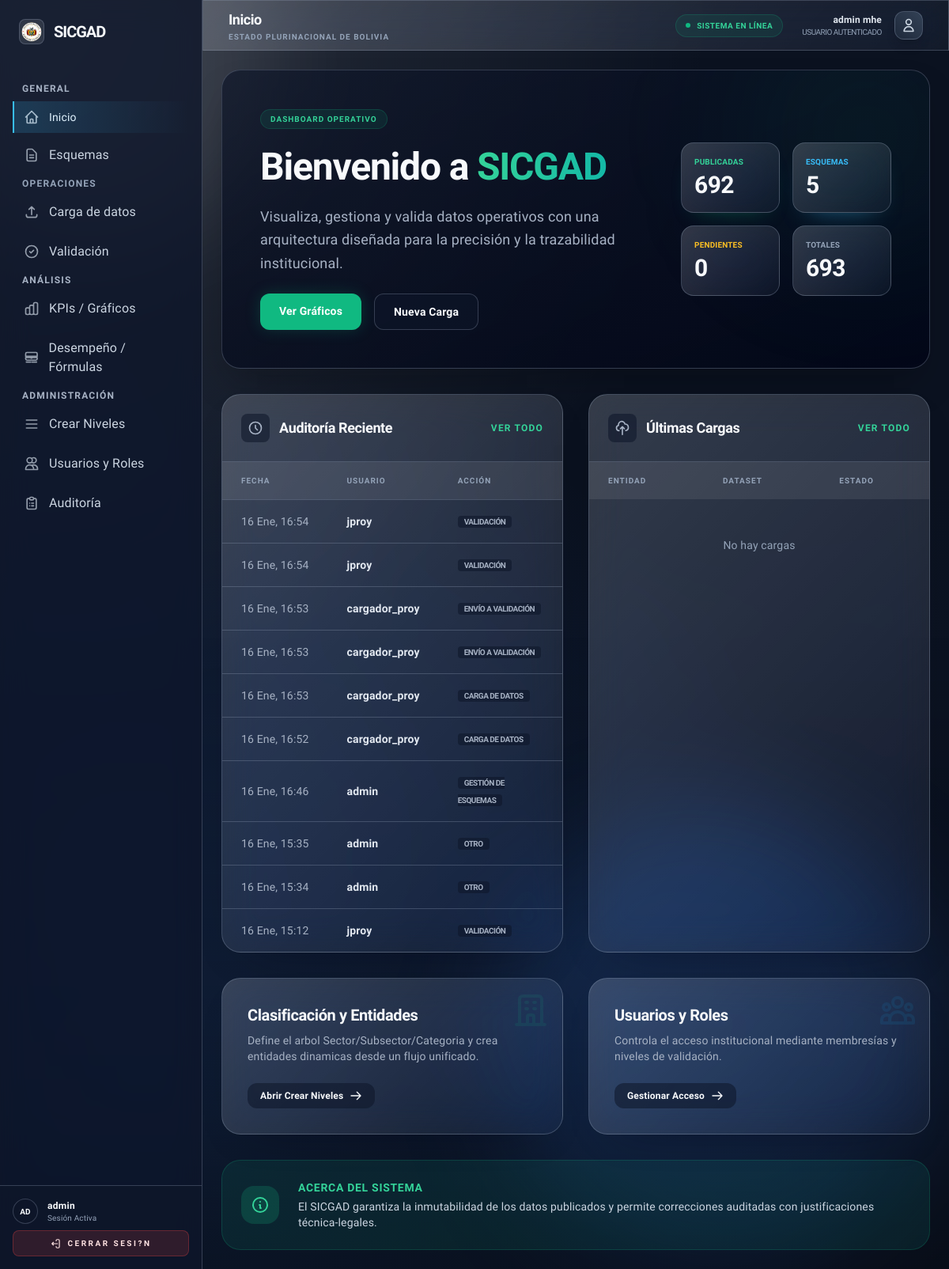
The app's page /home/ (signed in), older data.
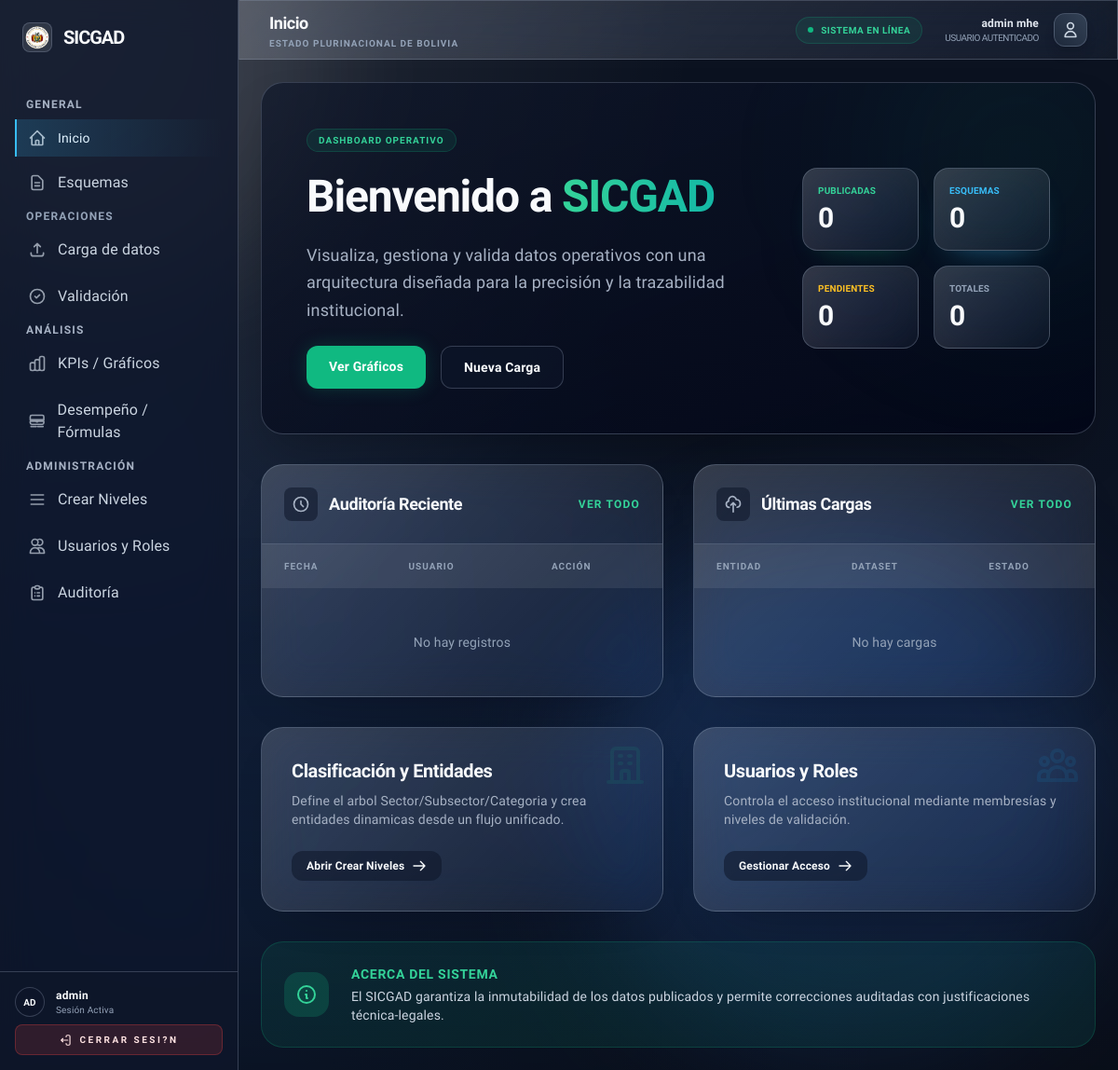
The same page, newer data.
### audit/models.py (models this page shows, shortened)
class AuditLog(models.Model):
    ACTION_CHOICES = [
        ("UPLOAD", "Carga de datos"),
        ("SUBMIT", "Envío a validación"),
        ("VALIDATION", "Validación"),
        ("EDIT", "Corrección de datos"),
        ("DELETE", "Eliminación de datos"),
        ("USER", "Gestión de usuarios"),
        ("SCHEMA", "Gestión de esquemas"),
        ("OTHER", "Otro"),
    ]
    user = models.ForeignKey(
        settings.AUTH_USER_MODEL,
        null=True,
        blank=True,
        on_delete=models.SET_NULL,
        related_name="audit_logs",
    )
    username = models.CharField(max_length=150, blank=True)
    action = models.CharField(max_length=20, choices=ACTION_CHOICES, default="OTHER")
    module = models.CharField(max_length=50, blank=True)
    object_repr = models.CharField(max_length=255, blank=True)
    details = models.TextField(blank=True)
    created_at = models.DateTimeField(auto_now_add=True)
    class Meta:
        ordering = ["-created_at"]
        verbose_name = "Audit Log"
        verbose_name_plural = "Audit Logs"

### kpis/views.py (the view)
# urls.py: 2. Add a URL to urlpatterns:  path('', views.home, name='home')
@login_required
def home(request):
    user = request.user
    is_admin = False
    if user.is_authenticated:
        if user.is_superuser:
            is_admin = True
        else:
            is_admin = Membership.objects.filter(user=user, role="ADMIN", is_active=True).exists()
    total_schemas = DatasetType.objects.count()
    total_instances = DatasetInstance.objects.count()
    pending_instances = DatasetInstance.objects.filter(
        state__in=[DatasetInstance.STATE_SUBMITTED, DatasetInstance.STATE_VALIDATED_L1]
    ).count()
    published_instances = DatasetInstance.objects.filter(state=DatasetInstance.STATE_PUBLISHED).count()
    recent_logs = AuditLog.objects.select_related("user").order_by("-created_at")[:10]
    recent_instances = (
        DatasetInstance.objects.select_related("dataset_type", "entity")
        .order_by("-created_at")[:5]
    )
    return render(
        request,
        "kpis/home.html",
        {
            "is_admin": is_admin,
            "total_schemas": total_schemas,
            "total_instances": total_instances,
            "pending_instances": pending_instances,
            "published_instances": published_instances,
            "recent_logs": recent_logs,
        "recent_instances": recent_instances,
        },
    )

### templates/kpis/home.html (shortened to what the changed rows need)
{% extends "base.html" %}
{% block content %}
<div class="space-y-8 fade-in">
    <div class="relative overflow-hidden rounded-3xl bg-gradient-to-br from-slate-900 to-slate-950 border border-white/5 p-8 lg:p-12 shadow-2xl">
        <div class="relative z-10 flex flex-col md:flex-row items-center gap-8">
            <div class="flex-1 space-y-6">
                <h2 class="text-3xl lg:text-5xl font-header font-extrabold text-white tracking-tight leading-tight">
                    Bienvenido a <span class="text-transparent bg-clip-text bg-gradient-to-r from-emerald-400 to-teal-500">SICGAD</span>
                </h2>
            </div>
            <div class="w-full md:w-1/3 grid grid-cols-2 gap-4">
                <div class="glass-card p-4 rounded-2xl glow-emerald">
                    <p class="text-[10px] font-bold text-emerald-400 uppercase mb-1">Publicadas</p>
                    <p class="text-3xl font-header font-black text-white">{{ published_instances }}</p>
                </div>
                <div class="glass-card p-4 rounded-2xl glow-sky">
                    <p class="text-[10px] font-bold text-sky-400 uppercase mb-1">Esquemas</p>
                    <p class="text-3xl font-header font-black text-white">{{ total_schemas }}</p>
                </div>
                <div class="glass-card p-4 rounded-2xl">
                    <p class="text-[10px] font-bold text-slate-500 uppercase mb-1">Totales</p>
                    <p class="text-3xl font-header font-black text-white">{{ total_instances }}</p>
                </div>
            </div>
        </div>
    </div>
    <div class="grid lg:grid-cols-2 gap-8">
        <div class="glass-card rounded-3xl overflow-hidden flex flex-col">
            <div class="flex-1 overflow-x-auto">
                <table class="w-full text-left border-collapse">
                    <thead>
                        <tr class="bg-white/[0.02] text-[10px] font-black text-slate-500 uppercase tracking-widest">
                            <th class="px-6 py-4">Fecha</th>
                            <th class="px-6 py-4">Usuario</th>
                            <th class="px-6 py-4">Acción</th>
                        </tr>
                    </thead>
                    <tbody class="text-sm">
                        {% for log in recent_logs %}
                        <tr class="border-t border-white/5 hover:bg-white/[0.02] transition-colors">
                            <td class="px-6 py-4 text-slate-400 whitespace-nowrap">{{ log.created_at|date:"d M, H:i" }}</td>
                            <td class="px-6 py-4 font-semibold text-slate-200">{{ log.username|default:"Sistema" }}</td>
                            <td class="px-6 py-4">
                                <span class="px-2 py-0.5 rounded text-[10px] font-bold uppercase tracking-tighter bg-slate-800 text-slate-400">
                                    {{ log.get_action_display }}
                                </span>
                            </td>
                        </tr>
                        {% empty %}
                        <tr><td colspan="3" class="px-6 py-12 text-center text-slate-500">No hay registros</td></tr>
                        {% endfor %}
                    </tbody>
                </table>
            </div>
        </div>
        <div class="glass-card rounded-3xl overflow-hidden flex flex-col">
            <div class="flex-1 overflow-x-auto">
                <table class="w-full text-left border-collapse">
                    <thead>
                        <tr class="bg-white/[0.02] text-[10px] font-black text-slate-500 uppercase tracking-widest">
                            <th class="px-6 py-4">Entidad</th>
                            <th class="px-6 py-4">Dataset</th>
                            <th class="px-6 py-4">Estado</th>
                        </tr>
                    </thead>
                </table>
            </div>
        </div>
    </div>
</div>
{% endblock %}

Row changes from the older to the newer data that the page shows:
removed AuditLog: created_at "16 Ene, 16:54", username "jproy", action "VALIDACIÓN"
removed AuditLog: created_at "16 Ene, 16:54", username "jproy", action "VALIDACIÓN"
removed AuditLog: created_at "16 Ene, 16:53", username "cargador_proy", action "ENVÍO A VALIDACIÓN"
removed AuditLog: created_at "16 Ene, 16:53", username "cargador_proy", action "ENVÍO A VALIDACIÓN"
removed AuditLog: created_at "16 Ene, 16:53", username "cargador_proy", action "CARGA DE DATOS"
removed AuditLog: created_at "16 Ene, 16:52", username "cargador_proy", action "CARGA DE DATOS"
removed AuditLog: created_at "16 Ene, 16:46", username "admin", action "GESTIÓN DE ESQUEMAS"
removed AuditLog: created_at "16 Ene, 15:35", username "admin", action "OTRO"
removed AuditLog: created_at "16 Ene, 15:34", username "admin", action "OTRO"
removed AuditLog: created_at "16 Ene, 15:12", username "jproy", action "VALIDACIÓN"
Text that changed along with them:
{{ published_instances }}: "692" → "0"
{{ total_schemas }}: "5" → "0"
{{ total_instances }}: "693" → "0"
text now shown: "No hay registros"
